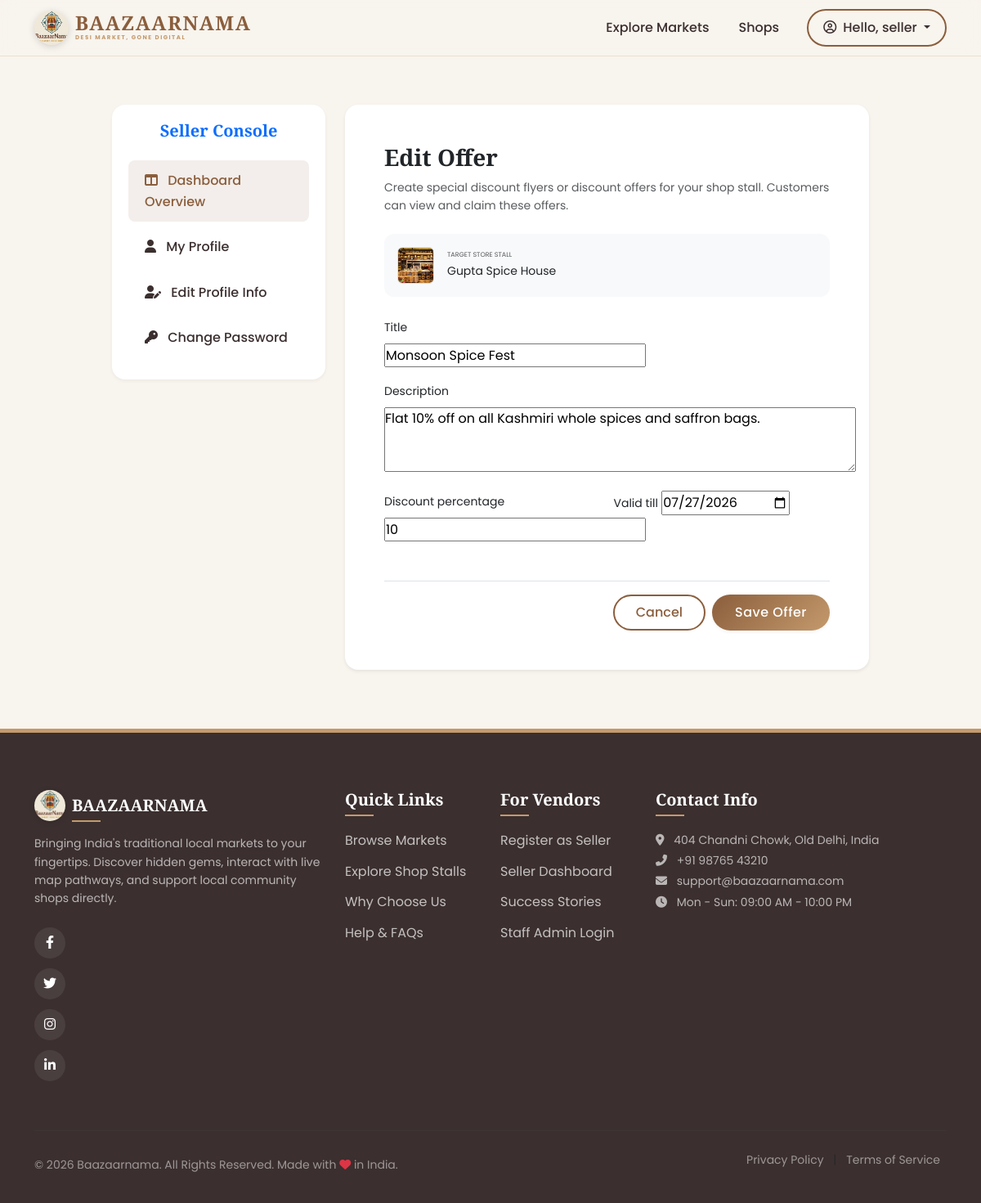
The page /offer/1/edit/ (signed in) on the database its author committed.
### bazaar/models.py (models this page shows, shortened)
class Shop(models.Model):
    name = models.CharField(max_length=100)
    owner = models.ForeignKey(User, on_delete=models.CASCADE, related_name='shops')
    market = models.ForeignKey(Market, on_delete=models.CASCADE, related_name='shops')
    category = models.ForeignKey(Category, on_delete=models.SET_NULL, null=True, related_name='shops')
    description = models.TextField(blank=True)
    phone = models.CharField(max_length=15, blank=True)
    email = models.EmailField(blank=True)
    address = models.TextField(blank=True)
    opening_time = models.TimeField(null=True, blank=True)
    closing_time = models.TimeField(null=True, blank=True)
    google_map_link = models.URLField(max_length=500, blank=True)
    shop_image = models.ImageField(upload_to='shops/', default='shops/default.jpg')
    verified_shop = models.BooleanField(default=False)
    map_x = models.IntegerField(default=1, help_text="Virtual map horizontal coordinate (1-10)")
    map_y = models.IntegerField(default=1, help_text="Virtual map vertical coordinate (1-10)")

class Offer(models.Model):
    shop = models.ForeignKey(Shop, on_delete=models.CASCADE, related_name='offers')
    title = models.CharField(max_length=100)
    description = models.TextField(blank=True)
    discount_percentage = models.IntegerField(default=0)
    valid_till = models.DateField()

### bazaar/views.py (the view)
# urls.py: path('offer/<int:pk>/edit/', views.edit_offer, name='edit_offer'),
@login_required
def edit_offer(request, pk):
    offer = get_object_or_404(Offer, pk=pk, shop__owner=request.user)
    if request.method == 'POST':
        form = OfferForm(request.POST, instance=offer)
        if form.is_valid():
            form.save()
            messages.success(request, "Offer updated successfully!")
            return redirect('users:dashboard_seller')
    else:
        form = OfferForm(instance=offer)
    return render(request, 'bazaar/add_offer.html', {'form': form, 'shop': offer.shop, 'title': 'Edit Offer', 'offer': offer})

### bazaar/forms.py
class OfferForm(forms.ModelForm):
    class Meta:
        model = Offer
        fields = ['title', 'description', 'discount_percentage', 'valid_till']
        widgets = {
            'description': forms.Textarea(attrs={'rows': 3}),
            'valid_till': forms.DateInput(attrs={'type': 'date'}),
        }

### templates/bazaar/add_offer.html (shortened to what this page needs)
{% extends 'base.html' %}
{% load static %}
{% block content %}
<div class="container my-5">
    <div class="row justify-content-center">
        <div class="col-lg-3 col-md-4 mb-4">
            <div class="dashboard-sidebar">
                <h5 class="font-weight-bold mb-4 text-center text-primary">Seller Console</h5>
                <div class="list-group">
                    <a href="{% url 'users:dashboard' %}" class="list-group-item list-group-item-action active">
                        <i class="fas fa-columns me-2"></i> Dashboard Overview
                    </a>
                    <a href="{% url 'users:profile' %}" class="list-group-item list-group-item-action">
                        <i class="fas fa-user me-2"></i> My Profile
                    </a>
                    <a href="{% url 'users:profile_edit' %}" class="list-group-item list-group-item-action">
                        <i class="fas fa-user-edit me-2"></i> Edit Profile Info
                    </a>
                    <a href="{% url 'users:password_change' %}" class="list-group-item list-group-item-action">
                        <i class="fas fa-key me-2"></i> Change Password
                    </a>
                </div>
            </div>
        </div>
        <div class="col-lg-7 col-md-8 mb-4">
            <div class="card premium-card border-0 shadow-sm" style="background-color: #fff;">
                <div class="card-body-custom p-5">
                    <h3 class="font-weight-bold text-dark mb-2 text-center text-sm-start">{{ title }}</h3>
                    <p class="text-muted small mb-4">Create special discount flyers or discount offers for your shop stall. Customers can view and claim these offers.</p>
                    <div class="bg-light p-3 rounded mb-4 d-flex align-items-center" style="border-radius:12px !important;">
                        <img src="{{ shop.shop_image.url }}" class="rounded me-3 border" style="width:45px; height:45px; object-fit:cover;">
                        <div>
                            <small class="text-muted text-uppercase d-block font-weight-bold" style="font-size:8px;">Target Store Stall</small>
                            <span class="small font-weight-bold text-dark">{{ shop.name }}</span>
                        </div>
                    </div>
                    <form method="post" class="mt-4">
                        <div class="row g-3">
                            {% for field in form %}
                            <div class="{% if field.name in 'description' %}col-12{% else %}col-sm-6{% endif %}">
                                <label for="{{ field.id_for_label }}" class="form-label font-weight-medium small text-dark">{{ field.label }}</label>
                                {{ field }}
                            </div>
                            {% endfor %}
                        </div>
                        <div class="d-flex justify-content-end gap-2 mt-5 pt-3 border-top">
                            <a href="{% url 'users:dashboard_seller' %}" class="btn btn-premium-outline">Cancel</a>
                            <button type="submit" class="btn btn-premium text-white">Save Offer</button>
                        </div>
                    </form>
                </div>
            </div>
        </div>
    </div>
</div>
{% endblock %}

### templates/navbar.html (shortened to what this page needs)
{% load static %}
<nav class="navbar navbar-expand-lg navbar-custom fixed-top {% if request.path == '/' %}navbar-transparent{% endif %}">
    <div class="container">
        <a class="navbar-brand d-flex align-items-center" href="{% url 'bazaar:home' %}">
            <img src="{% static 'images/logo.png' %}" alt="Baazaarnama Logo" class="me-2" style="width: 42px; height: 42px; border-radius: 50%; filter: drop-shadow(0px 2px 4px rgba(0,0,0,0.15));">
            <div class="d-flex flex-column align-items-start">
                <span class="brand-font fs-4 mb-0 text-uppercase" style="font-weight: 900; line-height: 1.0;">BaazaarNama</span>
                <span class="text-uppercase" style="font-size: 7px; font-weight: 700; letter-spacing: 1.5px; color: var(--accent);">Desi Market, Gone Digital</span>
            </div>
        </a>
        <div class="collapse navbar-collapse" id="navbarContent">
            <ul class="navbar-nav ms-auto mb-2 mb-lg-0 align-items-center">
                <li class="nav-item">
                    <a class="nav-link {% if 'markets' in request.path %}active{% endif %}" href="{% url 'bazaar:market_list' %}">Explore Markets</a>
                </li>
                <li class="nav-item">
                    <a class="nav-link {% if 'shops' in request.path %}active{% endif %}" href="{% url 'bazaar:shop_list' %}">Shops</a>
                </li>
                {% if user.is_authenticated %}
                <li class="nav-item dropdown ms-lg-3">
                    <a class="nav-link dropdown-toggle btn-premium-outline px-3 py-1 text-center" href="#" id="profileDropdown" role="button" data-bs-toggle="dropdown" aria-expanded="false">
                        <i class="far fa-user-circle me-1"></i> Hello, {{ user.username }}
                    </a>
                </li>
                {% endif %}
            </ul>
        </div>
    </div>
</nav>

### static/css/styles.css (style rules this page uses)
:root { --primary: #8B5E3C; --primary-rgb: 139, 94, 60; --secondary: #D8C3A5; --secondary-rgb: 216, 195, 165; --bg-light: #F8F4EE; --text-dark: #3B2F2F; --accent: #C49A6C; --accent-rgb: 196, 154, 108; --gold: #D4AF37; --success: #2E7D32; --danger: #C62828; --transition: all 0.3s cubic-bezier(0.25, 0.8, 0.25, 1); --shadow-sm: 0 2px 4px rgba(59, 47, 47, 0.05); --shadow-md: 0 8px 16px rgba(59, 47, 47, 0.08); --shadow-lg: 0 16px 32px rgba(59, 47, 47, 0.12); }
* { margin: 0; padding: 0; box-sizing: border-box; }
body { font-family: 'Poppins', sans-serif; background-color: var(--bg-light); color: var(--text-dark); line-height: 1.6; overflow-x: hidden; }
h1, h2, h3, h4, h5, h6, .brand-font { font-family: 'Playfair Display', serif; font-weight: 700; }
a { color: var(--primary); text-decoration: none; transition: var(--transition); }
.btn-premium { background: linear-gradient(135deg, var(--primary), var(--accent)); color: #fff !important; border: none; border-radius: 50px; padding: 10px 28px; font-weight: 500; letter-spacing: 0.5px; box-shadow: var(--shadow-sm); transition: var(--transition); }
.btn-premium-outline { background: transparent; color: var(--primary) !important; border: 2px solid var(--primary); border-radius: 50px; padding: 8px 26px; font-weight: 500; transition: var(--transition); }
.navbar-custom { background-color: rgba(248, 244, 238, 0.95); backdrop-filter: blur(10px); border-bottom: 1px solid rgba(216, 195, 165, 0.4); transition: var(--transition); z-index: 1050; }
.navbar-custom .nav-link { color: var(--text-dark) !important; font-weight: 500; padding: 8px 18px !important; transition: var(--transition); }
.navbar-brand { font-weight: 900; letter-spacing: 1.5px; color: var(--primary) !important; font-size: 1.5rem; }
.premium-card { background-color: #fff; border: 1px solid rgba(216, 195, 165, 0.35); border-radius: 16px; overflow: hidden; box-shadow: var(--shadow-sm); transition: var(--transition); }
.card-body-custom { padding: 24px; }
.dashboard-sidebar { background-color: #fff; border-radius: 16px; padding: 20px; box-shadow: var(--shadow-sm); }
.dashboard-sidebar .list-group-item { border: none; border-radius: 8px; margin-bottom: 6px; padding: 12px 20px; color: var(--text-dark); font-weight: 500; transition: var(--transition); }
.dashboard-sidebar .list-group-item:hover, .dashboard-sidebar .list-group-item.active { background-color: rgba(139, 94, 60, 0.1); color: var(--primary); }

### rows shown on the page
Shop: shop_image (picture), name "Gupta Spice House"
Offer: form "Monsoon Spice Fest" "Flat 10% off on all Kashmiri whole spices and saffron bags." "10" "07/27/2026"

### other values the page prints
{{ user.username }} "seller"
{{ title }} "Edit Offer"
{{ field.label }} "Title" "Description" "Discount percentage" "Valid till"
